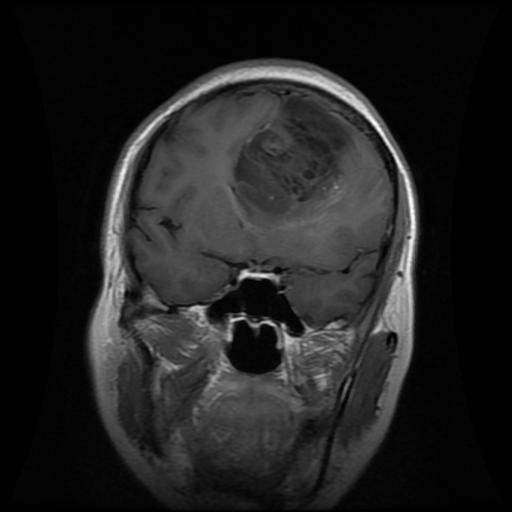
#> input picture Dataset/Training/glioma/Tr-gl_1028.jpg, 512 x 512 px; its folder holds only this picture in this run
$ python train_model.py
#> lines starting #> are read from the running program, lines starting #| are printed output that depends on the picture
import os
import cv2
import numpy as np
import pickle

TRAIN_DIR = 'Dataset/Training'
TEST_DIR = 'Dataset/Testing'
IMG_SIZE = (64, 64)

class PurePythonKNN:
    def __init__(self, k=5):
        self.k = k

    def fit(self, X, y):
        self.X_train = X
        self.y_train = y

    def predict_proba(self, X):
        probs = []
        for x in X:
            distances = np.linalg.norm(self.X_train - x, axis=1)
            k_indices = np.argsort(distances)[:self.k]
            k_nearest_labels = self.y_train[k_indices]

            counts = np.bincount(k_nearest_labels, minlength=4)
            probs.append(counts / self.k)
        return np.array(probs)

    def predict(self, X):
        probs = self.predict_proba(X)
        return np.argmax(probs, axis=1)

def extract_features(img_path):
#> called with img_path = 'Dataset/Training/glioma/Tr-gl_1028.jpg'
    img = cv2.imread(img_path, cv2.IMREAD_GRAYSCALE)
#> img is the input picture: shape (512, 512); min 0, max 255, mean 33
    if img is None:
        return None

    img = cv2.resize(img, IMG_SIZE)
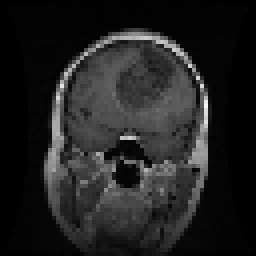
#> img: shape (64, 64) (shown 4 times larger); min 0, max 246, mean 33.3

    hist = cv2.calcHist([img], [0], None, [32], [0, 256]).flatten()
#> hist = 32 values, max 2130 at index 0, min 0 at index 31, mean 128
    hist = hist / (hist.sum() + 1e-7)
#> hist = 32 values, max 0.52 at index 0, min 0 at index 31, mean 0.0312

    stats = np.array([np.mean(img), np.std(img), np.max(img)]) / 255.0
#> stats = [0.131, 0.162, 0.965]
    return np.hstack([hist, stats])

def load_data(data_dir):
    X, y = [], []
    classes = ['glioma', 'meningioma', 'notumor', 'pituitary']

    if not os.path.exists(data_dir):
        return np.array(X), np.array(y)

    existing_folders = os.listdir(data_dir)
    folder_map = {f.lower(): f for f in existing_folders}

    for idx, label in enumerate(classes):
        actual_folder = folder_map.get(label)
        if not actual_folder:
            continue

        folder_path = os.path.join(data_dir, actual_folder)
        for img_name in os.listdir(folder_path):
            img_path = os.path.join(folder_path, img_name)
            features = extract_features(img_path)
#> features = 35 values, max 0.965 at index 34, min 0 at index 31, mean 0.0645
            if features is not None:
                X.append(features)
                y.append(idx)
#> pass 2 of the loop in load_data, `for idx, label in enumerate(classes):`:
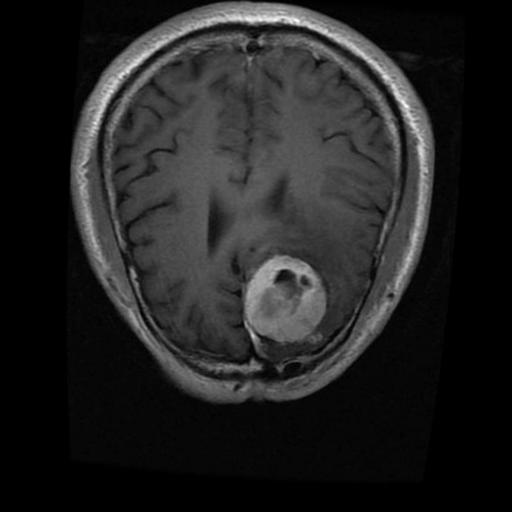
#> input picture Dataset/Training/meningioma/Tr-aug-me_52.jpg, 512 x 512 px
#> in extract_features, img is the input picture: shape (512, 512); min 0, max 254, mean 34.4
#> in extract_features (call 2), `img = cv2.resize(img, IMG_SIZE)`:
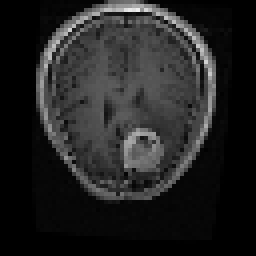
#> img: shape (64, 64) (shown 4 times larger); min 0, max 237, mean 34.6
#> in extract_features (call 2), `hist = cv2.calcHist([img], [0], None, [32], [0, 256]).flatten()`: hist = 32 values, max 2105 at index 0, min 0 at index 28, mean 128
#> in extract_features (call 2), `hist = hist / (hist.sum() + 1e-7)`: hist = 32 values, max 0.514 at index 0, min 0 at index 28, mean 0.0312
#> stats = [0.136, 0.165, 0.929]
#> features = 35 values, max 0.929 at index 34, min 0 at index 28, mean 0.0637

    return np.array(X), np.array(y)

print("Extracting features from Training & Testing datasets...")
X_train, y_train = load_data(TRAIN_DIR)
X_test, y_test = load_data(TEST_DIR)

print(f"Loaded {len(X_train)} training samples and {len(X_test)} testing samples.")

if len(X_train) > 0:
    print("Training Model...")
    model = PurePythonKNN(k=5)
    model.fit(X_train, y_train)

    # Calculate Accuracy on Test Set
    if len(X_test) > 0:
        y_pred = model.predict(X_test)
        acc = np.mean(y_pred == y_test) * 100
        print(f"Model Accuracy on Test Data: {acc:.2f}%")
    else:
        acc = 85.0  # Default metric if testing folder is empty

    # Save model and calculated accuracy together
    model_data = {
        'model': model,
        'accuracy': round(acc, 2),
        'test_count': len(X_test),
        'train_count': len(X_train)
    }

    with open('brain_tumor_model.pkl', 'wb') as f:
        pickle.dump(model_data, f)

    print("Model & Metrics Saved Successfully as 'brain_tumor_model.pkl'!")
